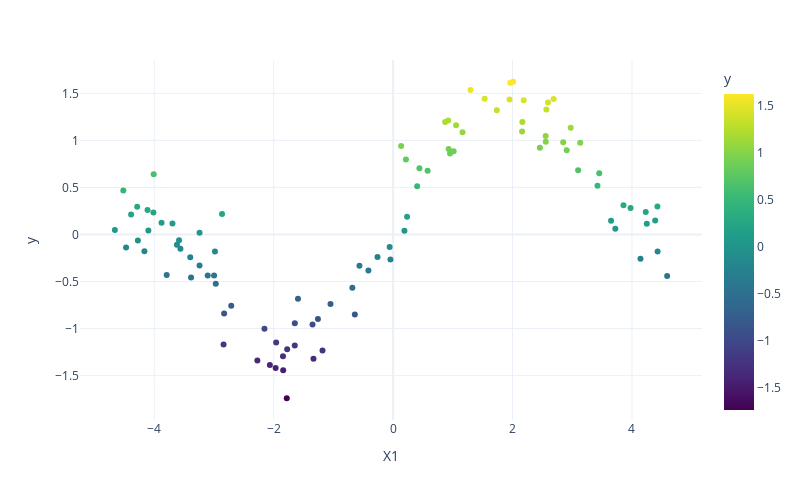
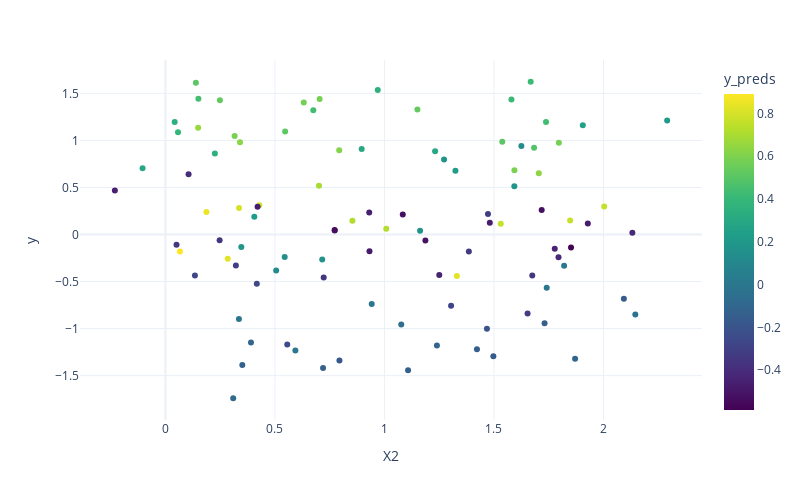
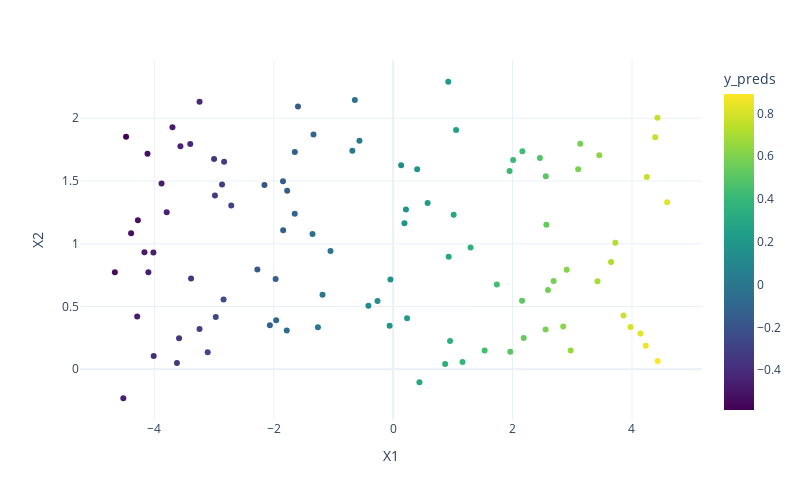

Here is the notebook cell these charts were saved with, in order:
### Code cell
px.scatter(data_frame=train,
           x = "X1",
           y = "y",
           color="y",
           color_continuous_scale="viridis",
           height=500,
           width=800,
           template ="plotly_white").show()

px.scatter(data_frame=train,
           x = "X2",
           y = "y",
           color="y_preds",
           color_continuous_scale="viridis",
           height=500,
           width=800,
           template ="plotly_white").show()

px.scatter(data_frame=train,
           x = "X1",
           y = "X2",
           color = "y_preds",
           color_continuous_scale="viridis",
           height=500,
           width=800,
           template ="plotly_white").show()
